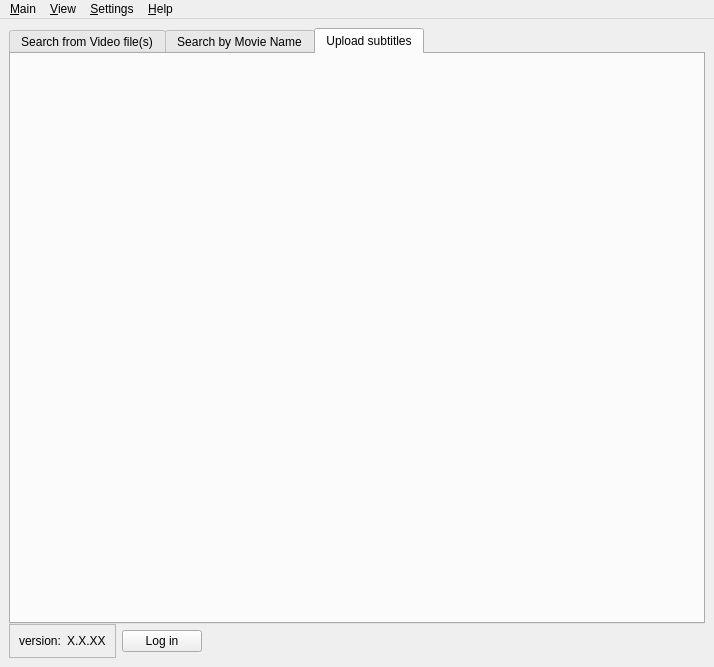
<?xml version="1.0" encoding="UTF-8"?>
<ui version="4.0">
 <class>MainWindow</class>
 <widget class="QMainWindow" name="MainWindow">
  <property name="geometry">
   <rect>
    <x>0</x>
    <y>0</y>
    <width>714</width>
    <height>667</height>
   </rect>
  </property>
  <property name="sizePolicy">
   <sizepolicy hsizetype="Preferred" vsizetype="Preferred">
    <horstretch>0</horstretch>
    <verstretch>0</verstretch>
   </sizepolicy>
  </property>
  <property name="windowIcon">
   <iconset resource="images.qrc">
    <normaloff>:/images/subdownloader.png</normaloff>:/images/subdownloader.png</iconset>
  </property>
  <widget class="QWidget" name="centralwidget">
   <layout class="QVBoxLayout" name="verticalLayout_5">
    <item>
     <layout class="QVBoxLayout">
      <property name="spacing">
       <number>0</number>
      </property>
      <item>
       <widget class="QTabWidget" name="tabsMain">
        <property name="enabled">
         <bool>true</bool>
        </property>
        <property name="sizePolicy">
         <sizepolicy hsizetype="Expanding" vsizetype="Expanding">
          <horstretch>0</horstretch>
          <verstretch>0</verstretch>
         </sizepolicy>
        </property>
        <property name="currentIndex">
         <number>2</number>
        </property>
        <widget class="SearchFileWidget" name="tabSearchFile">
         <property name="sizePolicy">
          <sizepolicy hsizetype="Expanding" vsizetype="Expanding">
           <horstretch>0</horstretch>
           <verstretch>0</verstretch>
          </sizepolicy>
         </property>
         <attribute name="title">
          <string>Search from Video file(s)</string>
         </attribute>
        </widget>
        <widget class="SearchNameWidget" name="tabSearchName">
         <attribute name="title">
          <string>Search by Movie Name</string>
         </attribute>
        </widget>
        <widget class="UploadWidget" name="tabUpload">
         <attribute name="title">
          <string>Upload subtitles</string>
         </attribute>
        </widget>
       </widget>
      </item>
      <item>
       <layout class="QHBoxLayout" name="horizontalLayout_2">
        <property name="spacing">
         <number>6</number>
        </property>
        <item>
         <widget class="QFrame" name="frame_3">
          <property name="frameShape">
           <enum>QFrame::StyledPanel</enum>
          </property>
          <property name="frameShadow">
           <enum>QFrame::Sunken</enum>
          </property>
          <layout class="QHBoxLayout" name="horizontalLayout_7">
           <item>
            <widget class="QLabel" name="label_version_description">
             <property name="text">
              <string>version:</string>
             </property>
            </widget>
           </item>
           <item>
            <widget class="QLabel" name="label_version">
             <property name="frameShadow">
              <enum>QFrame::Sunken</enum>
             </property>
             <property name="text">
              <string notr="true">X.X.XX</string>
             </property>
            </widget>
           </item>
          </layout>
         </widget>
        </item>
        <item>
         <widget class="QPushButton" name="button_login">
          <property name="text">
           <string>Log in</string>
          </property>
         </widget>
        </item>
        <item>
         <spacer name="horizontalSpacer_3">
          <property name="orientation">
           <enum>Qt::Horizontal</enum>
          </property>
          <property name="sizeHint" stdset="0">
           <size>
            <width>40</width>
            <height>20</height>
           </size>
          </property>
         </spacer>
        </item>
       </layout>
      </item>
     </layout>
    </item>
   </layout>
  </widget>
  <widget class="QMenuBar" name="menuBar">
   <property name="geometry">
    <rect>
     <x>0</x>
     <y>0</y>
     <width>714</width>
     <height>28</height>
    </rect>
   </property>
   <widget class="QMenu" name="menuMain">
    <property name="title">
     <string>&amp;Main</string>
    </property>
    <addaction name="action_Login"/>
    <addaction name="action_LogOut"/>
    <addaction name="separator"/>
    <addaction name="action_Quit"/>
   </widget>
   <widget class="QMenu" name="menu_Help">
    <property name="title">
     <string>&amp;Help</string>
    </property>
    <addaction name="action_HelpHomepage"/>
    <addaction name="separator"/>
    <addaction name="action_HelpBug"/>
    <addaction name="action_HelpTranslate"/>
    <addaction name="separator"/>
    <addaction name="action_HelpAbout"/>
   </widget>
   <widget class="QMenu" name="menu_Preferences">
    <property name="title">
     <string>&amp;Settings</string>
    </property>
    <addaction name="action_ShowPreferences"/>
   </widget>
   <widget class="QMenu" name="menuView">
    <property name="title">
     <string>&amp;View</string>
    </property>
    <addaction name="action_LogMessages"/>
    <addaction name="action_ShowHideTreeFolder"/>
   </widget>
   <addaction name="menuMain"/>
   <addaction name="menuView"/>
   <addaction name="menu_Preferences"/>
   <addaction name="menu_Help"/>
  </widget>
  <action name="action_Quit">
   <property name="icon">
    <iconset resource="images.qrc">
     <normaloff>:/images/application-exit.png</normaloff>:/images/application-exit.png</iconset>
   </property>
   <property name="text">
    <string>Quit</string>
   </property>
  </action>
  <action name="action_HelpHomepage">
   <property name="text">
    <string>Visit HomePage</string>
   </property>
  </action>
  <action name="action_HelpAbout">
   <property name="text">
    <string>About...</string>
   </property>
   <property name="iconText">
    <string>About</string>
   </property>
  </action>
  <action name="action_HelpBug">
   <property name="icon">
    <iconset resource="images.qrc">
     <normaloff>:/images/bug.png</normaloff>:/images/bug.png</iconset>
   </property>
   <property name="text">
    <string>Report A Problem</string>
   </property>
  </action>
  <action name="action_ShowPreferences">
   <property name="icon">
    <iconset resource="images.qrc">
     <normaloff>:/images/configure.png</normaloff>:/images/configure.png</iconset>
   </property>
   <property name="text">
    <string>&amp;Configure Subdownloader...</string>
   </property>
  </action>
  <action name="action_Login">
   <property name="text">
    <string>Log in...</string>
   </property>
  </action>
  <action name="action_LogMessages">
   <property name="enabled">
    <bool>false</bool>
   </property>
   <property name="text">
    <string>Log Messages</string>
   </property>
  </action>
  <action name="action_ShowHideTreeFolder">
   <property name="checkable">
    <bool>true</bool>
   </property>
   <property name="checked">
    <bool>true</bool>
   </property>
   <property name="enabled">
    <bool>false</bool>
   </property>
   <property name="text">
    <string>Show/Hide Tree Folder</string>
   </property>
  </action>
  <action name="action_LogOut">
   <property name="enabled">
    <bool>false</bool>
   </property>
   <property name="text">
    <string>Log Out</string>
   </property>
  </action>
  <action name="action_HelpTranslate">
   <property name="text">
    <string>Translate This Application...</string>
   </property>
  </action>
 </widget>
 <customwidgets>
  <customwidget>
   <class>SearchFileWidget</class>
   <extends>QWidget</extends>
   <header>subdownloader.client.gui.searchFileWidget</header>
   <container>1</container>
  </customwidget>
  <customwidget>
   <class>SearchNameWidget</class>
   <extends>QWidget</extends>
   <header>subdownloader.client.gui.searchNameWidget</header>
   <container>1</container>
  </customwidget>
  <customwidget>
   <class>UploadWidget</class>
   <extends>QWidget</extends>
   <header>subdownloader.client.gui.uploadWidget</header>
   <container>1</container>
  </customwidget>
 </customwidgets>
 <resources>
  <include location="images.qrc"/>
 </resources>
 <connections/>
 <designerdata>
  <property name="gridDeltaX">
   <number>10</number>
  </property>
  <property name="gridDeltaY">
   <number>10</number>
  </property>
  <property name="gridSnapX">
   <bool>true</bool>
  </property>
  <property name="gridSnapY">
   <bool>true</bool>
  </property>
  <property name="gridVisible">
   <bool>true</bool>
  </property>
 </designerdata>
</ui>
